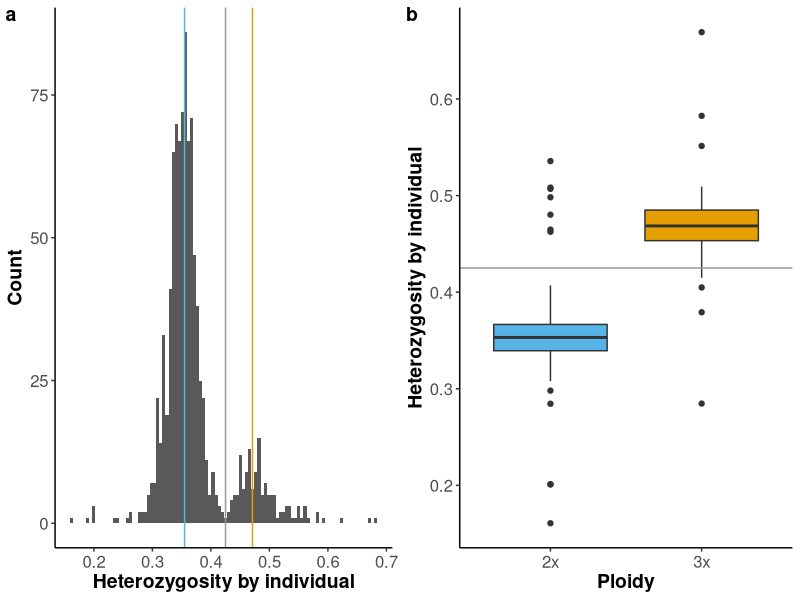

Generate this figure with R:
library(tidyverse)
library(readxl)

#Get ACCIDs for the ABC from Watts et all 2023 (Supplemental dataset 1) (https://www.maxapress.com/article/doi/10.48130/FruRes-2023-0032) in order to be able to link with USDA data 

supp_data <- read_excel("./data/Dataset_S1.xlsx",  sheet = "phenotype_data")

apple_ids_usda <- supp_data %>% select(apple_id, PLANTID, ACCID)

#Load in heterozygosity data (calculated using PLINK)

het_tab <- read_table("./data/apple_ploidy_heterozygosity.txt")
colnames(het_tab)=c("apple_id", "ID", "ob_hom", "ex_hom", "markers", "f")
het_tab <- het_tab %>% select(-ID, -ex_hom, -f)

het_info_tab <- het_tab %>% left_join(apple_ids_usda)

#Link the data with the USDA flow cytometry data previously published by Migicovsky et al. 2021 (https://www.nature.com/articles/s41438-020-00441-7) for USDA. 

#USDA information with 

usda_data <-  read.csv(file = "data/usda_ploidy_info.csv")

#Reduce down to relevant information

usda_data <- usda_data %>% select(FullSampleName, cultivar, ACCID, ploidy)

#Make sure ACCID is a character for both datasets
het_info_tab$ACCID <- as.character(het_info_tab$ACCID)
usda_data$ACCID <- as.character(usda_data$ACCID)

#match up with the samples I actually have and only keep those, linking it with the ABC data
samples_ploidy <- het_info_tab %>% left_join(usda_data)

#Any samples sequenced more than once will appear in duplicate here (ie: 222 = Golden Delicious appears 8 times) so we only keep distinct ones 
samples_ploidy <- samples_ploidy %>% select(-FullSampleName) %>% distinct()

table(samples_ploidy[,"ploidy"])
# 2x 2x/4x    3x    4x 
#141     1    46     5 

het_info_usda <- mutate(samples_ploidy, het=(markers-ob_hom)/markers)

het_info_usda %>% group_by(ploidy) %>%
  summarize(Mean = mean(het, na.rm=TRUE))
# PLOIDY  Mean
# <chr>  <dbl>
#   1 2x     0.355
# 2 2x/4x  0.405
# 3 3x     0.471
# 4 4x     0.389
# 5 NA     0.367

#Histogram of heterozgosity
ploidy_hist <- het_info_usda %>% ggplot(aes(x=het))+
  geom_histogram(bins=100)+
  theme(legend.position = "none")+
  labs(x="Heterozygosity by individual", y="Count")+
  theme_classic()+
  geom_vline(xintercept=0.355, colour="#56B4E9")+
  geom_vline(xintercept=0.471, colour="#E69F00")+
  geom_vline(xintercept=0.425, colour="#999999")+
  theme(axis.text=element_text(size=12),axis.title=element_text(size=14,face="bold"))

#Boxplot of heterozgosity by ploidy 
ploidy_boxplot <- het_info_usda %>% filter(ploidy=="2x" |ploidy=="3x") %>%
  ggplot(aes(x=ploidy, y=het,fill=ploidy))+
  geom_boxplot()+
  scale_fill_manual(values=c("#56B4E9", "#E69F00"))+
  xlab("Ploidy")+ylab("Heterozygosity by individual")+
  theme_classic()+
  geom_hline(yintercept=0.425, colour="#999999")+ 
  theme(axis.text=element_text(size=12),axis.title=element_text(size=14,face="bold"))+
  theme(legend.position = "none")

#Save plot
require(cowplot)
pdf("figures/Figure1.pdf", width=8, height=4)
plot_grid(ploidy_hist, ploidy_boxplot, align='h', ncol=2, labels="auto")
dev.off()

#Based on this threshold, how many triploids are incorrectly identified as diploids? How many diploids are incorrectly identified as triploids? 

known_ploidy <- het_info_usda %>% filter(ploidy=="2x" |ploidy=="3x")
nrow(known_ploidy)
#187 of known ploidy

#Filter down to triploids and look at labels

trip <- known_ploidy %>% filter(het >=0.425)
table(trip$ploidy)
#2x 3x 
#7 41 

#We label 7 known diploids as triploids

dip <- known_ploidy %>% filter(het <0.425)
table(dip$ploidy)
#2x  3x 
#134   5 

#We label 5 known triploids as diploids.

#12 errors out of 188
(12/187)*100
#6.417112

#Wilcoxon test comparing
usda_dip <- het_info_usda %>% filter(ploidy=="2x")
usda_trip <- het_info_usda %>% filter(ploidy=="3x")

wilcox.test(usda_dip$het, usda_trip$het)
#W = 369, p-value < 2.2e-16

#Based on this threshold, how many samples are diploids and how many are triploids? 

trips <- het_info_usda %>% filter(het >=0.425)
dips <- het_info_usda %>% filter(het <0.425)
